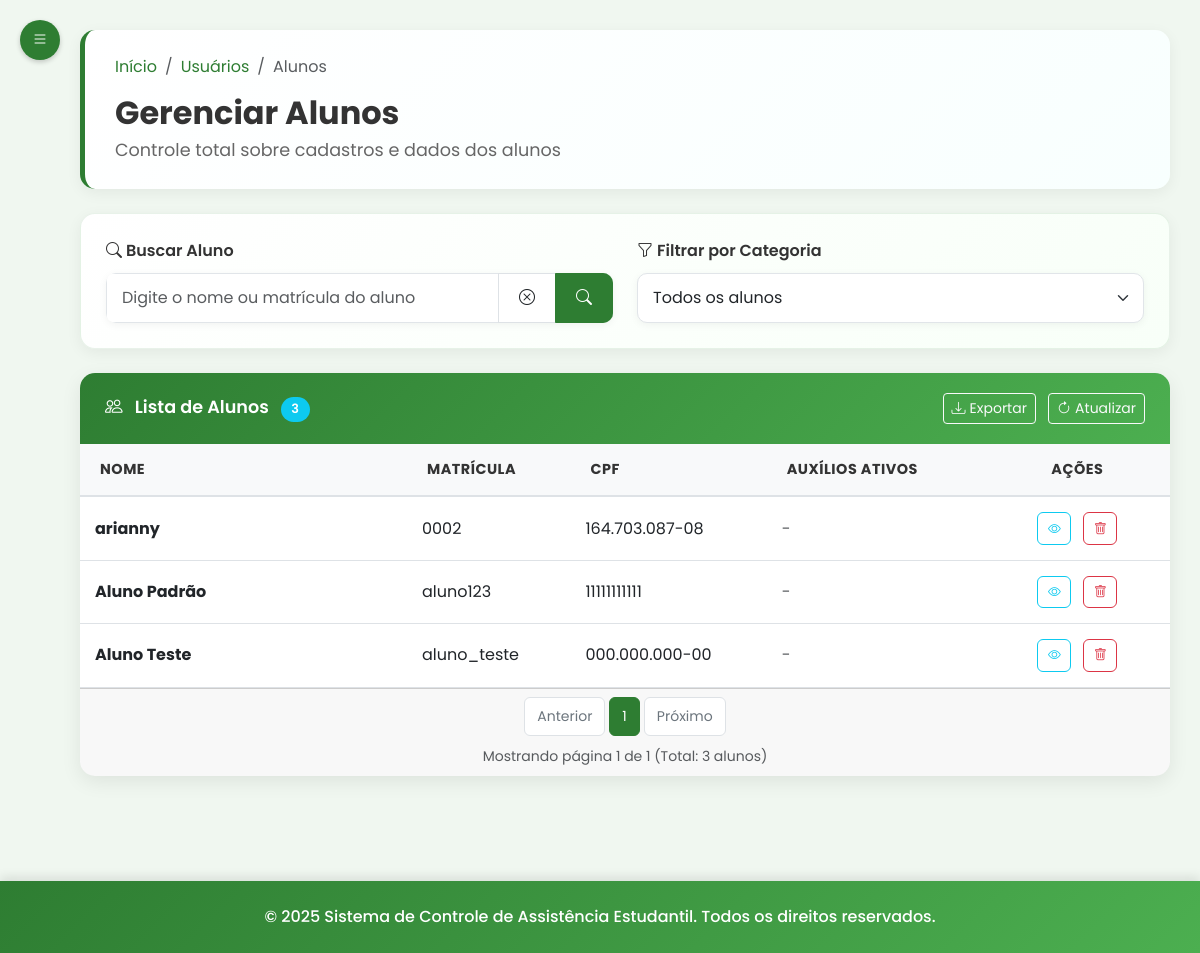
Before: /admin/usuarios/alunos (signed in) with the older database file.
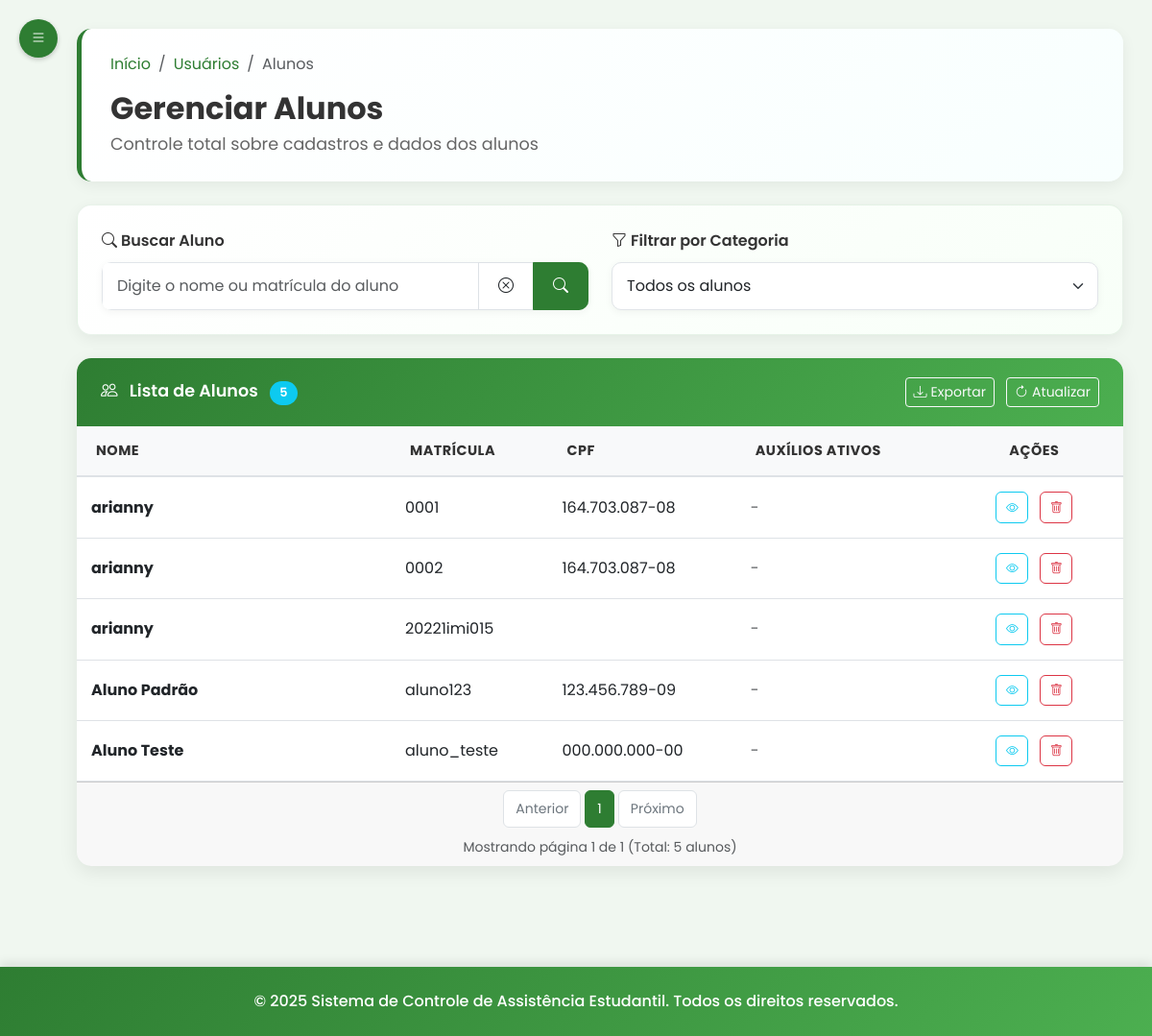
After: the same page with the newer database file.
### tables this page shows
CREATE TABLE usuario (
id_usuario INTEGER PRIMARY KEY AUTOINCREMENT,
nome TEXT NOT NULL,
matricula TEXT UNIQUE NOT NULL,
email TEXT NOT NULL UNIQUE,
senha TEXT NOT NULL,
perfil TEXT NOT NULL DEFAULT 'aluno',
foto TEXT,
token_redefinicao TEXT,
data_token TIMESTAMP,
data_cadastro TIMESTAMP DEFAULT CURRENT_TIMESTAMP
);

### routes/admin/usuarios_routes.py (the view)
@router.get("/usuarios/alunos")
@requer_autenticacao("admin")
async def get_usuario_aluno(request: Request, usuario_logado: dict = None, pagina: int = 1, filtro: str = ""):
    admin = usuario_repo.obter_usuario_por_matricula(usuario_logado['matricula'])
    por_pagina = 20
    if filtro == "beneficiados":
        alunos = aluno_repo.obter_beneficiados_por_pagina(pagina, por_pagina)
        total_alunos = aluno_repo.contar_beneficiados()
    elif filtro == "nao_beneficiados":
        alunos = aluno_repo.obter_nao_beneficiados_por_pagina(pagina, por_pagina)
        total_alunos = aluno_repo.contar_nao_beneficiados()
    else:
        alunos = aluno_repo.obter_alunos_por_pagina(pagina, por_pagina)
        total_alunos = aluno_repo.contar_todos()
    import math
    total_paginas = math.ceil(total_alunos / por_pagina)
    alunos_dict = [
        {
            "id_usuario": a.id_usuario,
            "nome": a.nome,
            "matricula": a.matricula,
            "email": a.email,
            "cpf": a.cpf if a.cpf else "",
            "telefone": a.telefone if a.telefone else "",
            "curso": a.curso if a.curso else "",
            "data_nascimento": a.data_nascimento if a.data_nascimento else "",
            "filiacao": a.filiacao if a.filiacao else "",
            "cep": a.cep if a.cep else "",
            "cidade": a.cidade if a.cidade else "",
            "bairro": a.bairro if a.bairro else "",
            "rua": a.rua if a.rua else "",
            "numero": a.numero if a.numero else "",
            "estado": a.estado if a.estado else "",
            "complemento": a.complemento if a.complemento else "",
            "nome_banco": a.nome_banco if a.nome_banco else "",
            "agencia_bancaria": a.agencia_bancaria if a.agencia_bancaria else "",
            "numero_conta_bancaria": a.numero_conta_bancaria if a.numero_conta_bancaria else "",
            "renda_familiar": a.renda_familiar if a.renda_familiar else 0,
            "quantidade_pessoas": a.quantidade_pessoas if a.quantidade_pessoas else 0,
            "renda_per_capita": a.renda_per_capita if a.renda_per_capita else 0,
            "situacao_moradia": a.situacao_moradia if a.situacao_moradia else "",
            "aprovado": a.aprovado if hasattr(a, 'aprovado') else False,
            "perfil": a.perfil,
            "auxilios": a.auxilios if hasattr(a, 'auxilios') and a.auxilios else None
        }
        for a in alunos
    ]
    response = templates.TemplateResponse("/admin/usuario_aluno.html", {
        "request": request,
        "admin": admin,
        "alunos": alunos_dict,
        "total_alunos": total_alunos,
        "pagina_atual": pagina,
        "total_paginas": total_paginas,
        "por_pagina": por_pagina,
        "filtro_atual": filtro
    })
    return response

### templates/admin/usuario_aluno.html (shortened to what the changed rows need)
<!DOCTYPE html>
<html lang="pt-br">
<head>
    <link href="https://cdn.jsdelivr.net/npm/bootstrap@5.3.0-alpha1/dist/css/bootstrap.min.css" rel="stylesheet">
    <link rel="stylesheet" href="https://cdn.jsdelivr.net/npm/bootstrap-icons@1.10.0/font/bootstrap-icons.css">
    <link rel="stylesheet" href="/static/css/dashboard_admin.css" />
    <link rel="stylesheet" href="/static/css/usuario_aluno.css" />
</head>
<body>
    <div class="main-content" id="mainContent">
        <div class="page-header mb-4">
            <div class="d-flex justify-content-between align-items-center">
                <div>
                    <h2 class="page-title">Gerenciar Alunos</h2>
                </div>
            </div>
        </div>
        <div class="students-list-card">
            <div class="card">
                <div class="card-header d-flex justify-content-between align-items-center">
                    <div>
                        <i class="bi bi-people me-2"></i>
                        <span>Lista de Alunos</span>
                        <span class="badge bg-info ms-2" id="studentsCount">{{ total_alunos }}</span>
                    </div>
                </div>
                <div class="card-body p-0">
                    <div class="table-responsive">
                        <table class="table table-hover mb-0" id="studentsTable">
                            <thead class="table-header">
                                <tr>
                                    <th style="width: 30%;">Nome</th>
                                    <th style="width: 15%;">Matrícula</th>
                                    <th style="width: 18%;">CPF</th>
                                    <th style="width: 20%;">Auxílios Ativos</th>
                                    <th style="width: 17%; text-align: center;">Ações</th>
                                </tr>
                            </thead>
                            <tbody id="studentsTableBody">
                                {% for aluno in alunos %}
                                <tr>
                                    <td style="padding: 15px;"><strong>{{ aluno.nome }}</strong></td>
                                    <td style="padding: 15px;">{{ aluno.matricula }}</td>
                                    <td style="padding: 15px;">{{ aluno.cpf }}</td>
                                    <td style="padding: 15px;">
                                        {% if aluno.auxilios %}
                                            {% for auxilio in aluno.auxilios.split(',') %}
                                                <span class="badge bg-success me-1">{{ auxilio }}</span>
                                            {% endfor %}
                                        {% else %}
                                            <span class="text-muted">-</span>
                                        {% endif %}
                                    </td>
                                    <td style="padding: 15px;">
                                        <div class="action-buttons" style="display: flex; gap: 8px; justify-content: center;">
                                            <button class="btn btn-sm btn-outline-info" onclick="viewStudent({{ aluno.id_usuario }})">
                                                <i class="bi bi-eye"></i>
                                            </button>
                                            <button class="btn btn-sm btn-outline-danger" onclick="deleteStudent({{ aluno.id_usuario }})">
                                                <i class="bi bi-trash"></i>
                                            </button>
                                        </div>
                                    </td>
                                </tr>
                                {% endfor %}
                            </tbody>
                        </table>
                    </div>
                </div>
                <div class="card-footer">
                    <div class="text-center mt-2">
                        <small class="text-muted">
                            Mostrando página {{ pagina_atual }} de {{ total_paginas }} (Total: {{ total_alunos }} alunos)
                        </small>
                    </div>
                </div>
            </div>
        </div>
    </div>
</body>
</html>

Changed rows visible on the page:
added usuario: nome "arianny", matricula "0001", cpf "164.703.087-08"
added usuario: nome "arianny", matricula "20221imi015"
computed for usuario "Aluno Padrão": cpf "11111111111" → "123.456.789-09"
Other visible differences:
{{ total_alunos }}: "3" → "5"
